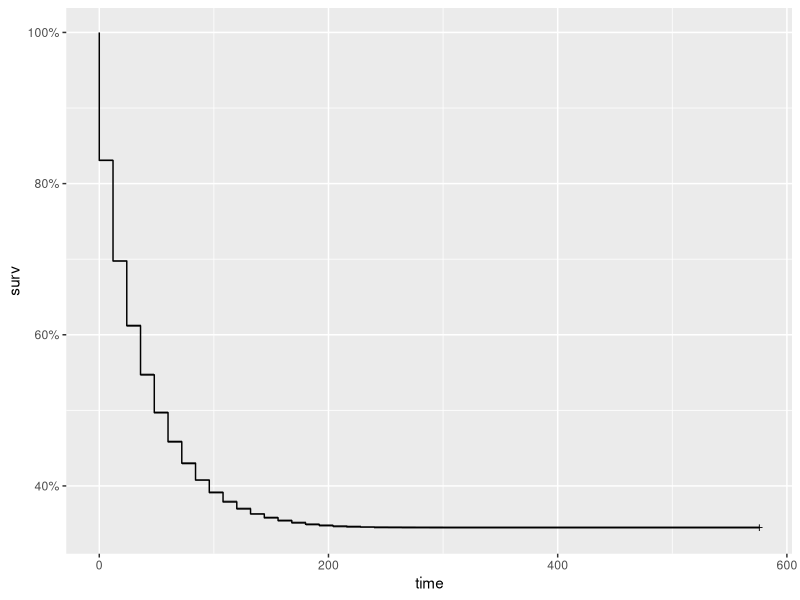
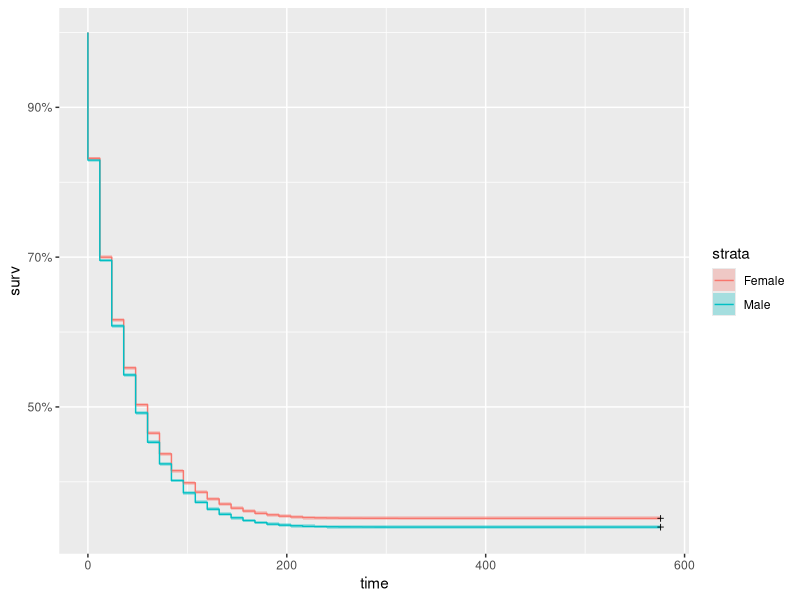

The R source for these figures, in order: (Note: this script raises an error after producing the figures.)
#
#https://rviews.rstudio.com/2017/09/25/survival-analysis-with-r/

library(survival)
library(ranger)
library(ggplot2)
library(dplyr)
library(ggfortify)

myeloma <- read.csv("myeloma_kaplan_clean.csv", header=TRUE, sep = ";")
head(myeloma)

# Kaplan Meier Survival Curve
km <- with(myeloma, Surv(time, died))
head(km,80)
km_fit <- survfit(Surv(time, died) ~ 1, data=myeloma)
summary(km_fit, times = c(1,30,60,90, 120))

#plot(km_fit, xlab="Days", main = 'Kaplan Meyer Plot') #base graphics is always ready
autoplot(km_fit)

#Next, we look at survival curves by sex
km_sex_fit <- survfit(Surv(time, died) ~ sex, data=myeloma)
autoplot(km_sex_fit)

#look at survival by age
#vet <- mutate(myeloma, AG = ifelse((age < 60), "LT60", "OV60"),
#              AG = factor(AG),
#              trt = factor(trt,labels=c("standard","test")),
#              prior = factor(prior,labels=c("N0","Yes")))

km_AG_fit <- survfit(Surv(time, died) ~ age_class, data=myeloma)
autoplot(km_AG_fit)

# Fit Cox Model
cox <- coxph(Surv(time, died) ~ sex + age_class + race + diagnosis + first_malignant + AJCC , data = myeloma)
summary(cox)

cox_fit <- survfit(cox)
#plot(cox_fit, main = "cph model", xlab="Days")
autoplot(cox_fit)

# The plots show how the effects of the covariates change over time.
aa_fit <-aareg(Surv(time, died) ~ sex + age_class + race, 
               data = myeloma)
summary(aa_fit)  # provides a more complete summary of results
autoplot(aa_fit)

###########################################################
############################################################
#Random Forests Model
# ranger model
r_fit <- ranger(Surv(time, died) ~ sex + age_class + race + diagnosis + first_malignant + AJCC,
                data = myeloma,
                mtry = 4,
                importance = "permutation",
                splitrule = "extratrees",
                verbose = TRUE)

# Average the survival models
death_times <- r_fit$unique.death.times 
surv_prob <- data.frame(r_fit$survival)
avg_prob <- sapply(surv_prob,mean)

# Plot the survival models for each patient
plot(r_fit$unique.death.times,r_fit$survival[1,], 
     type = "l", 
     ylim = c(0,1),
     col = "red",
     xlab = "Months",
     ylab = "survival",
     main = "Patient Survival Curves")

#
cols <- colors()
for (n in sample(c(2:dim(vet)[1]), 20)){
  lines(r_fit$unique.death.times, r_fit$survival[n,], type = "l", col = cols[n])
}
lines(death_times, avg_prob, lwd = 2)
legend(500, 0.7, legend = c('Average = black'))

vi <- data.frame(sort(round(r_fit$variable.importance, 4), decreasing = TRUE))
names(vi) <- "importance"
head(vi)
     
#############################################
#Finally, to provide an “eyeball comparison” of the three survival curves, I’ll plot them on the same graph.The following code pulls out the survival data from the three model objects and puts them into a data frame
# Set up for ggplot
kmi <- rep("KM",length(km_fit$time))
km_df <- data.frame(km_fit$time,km_fit$surv,kmi)
names(km_df) <- c("Time","Surv","Model")

coxi <- rep("Cox",length(cox_fit$time))
cox_df <- data.frame(cox_fit$time,cox_fit$surv,coxi)
names(cox_df) <- c("Time","Surv","Model")

rfi <- rep("RF",length(r_fit$unique.death.times))
rf_df <- data.frame(r_fit$unique.death.times,avg_prob,rfi)
names(rf_df) <- c("Time","Surv","Model")

plot_df <- rbind(km_df,cox_df,rf_df)

p <- ggplot(plot_df, aes(x = Time, y = Surv, color = Model))
p + geom_line()
